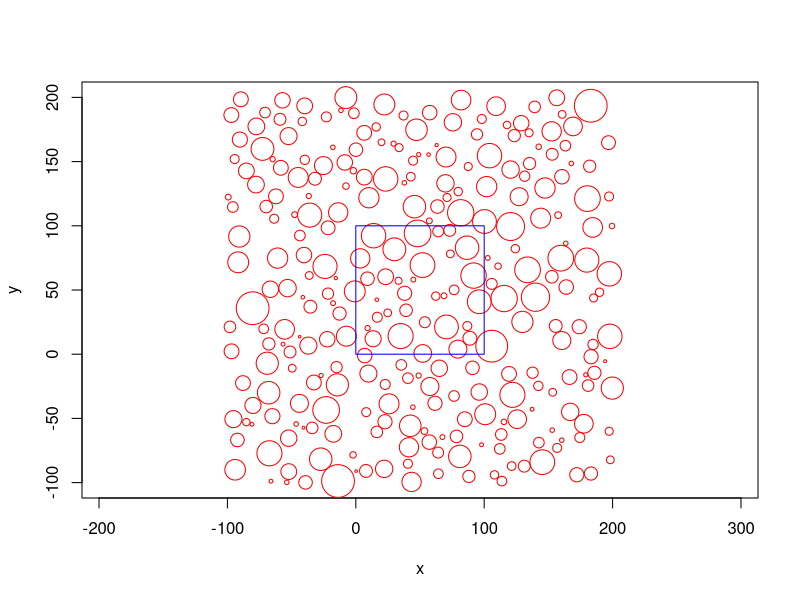
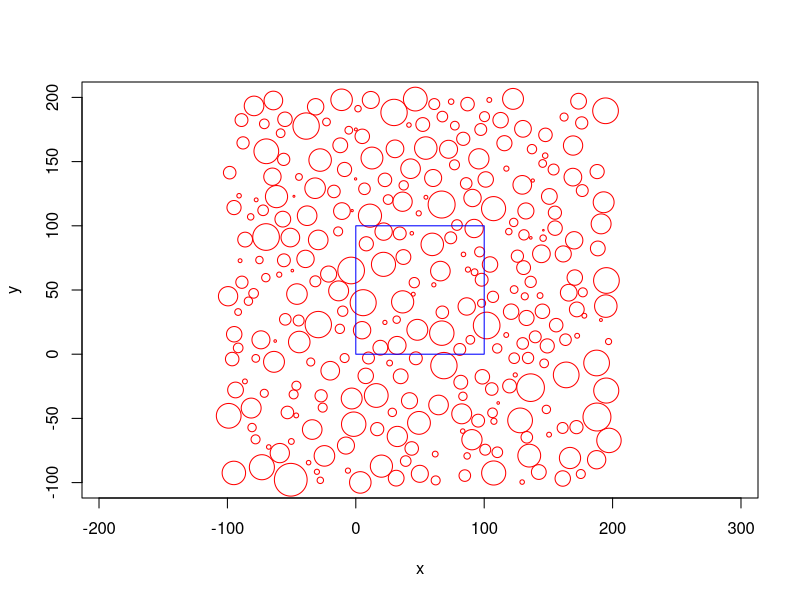
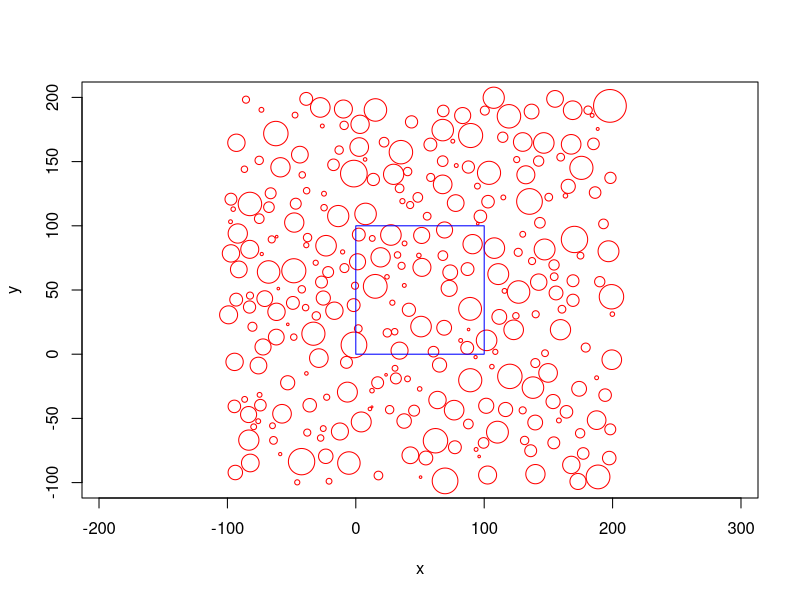
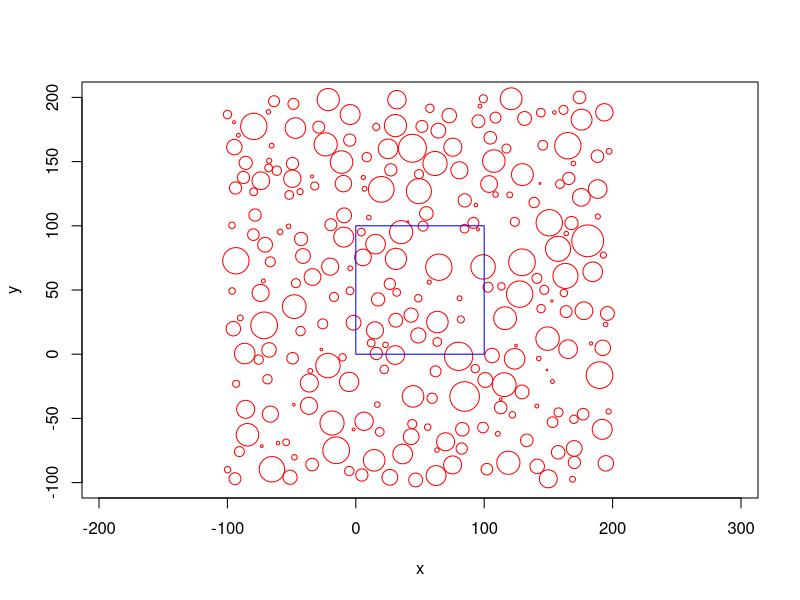
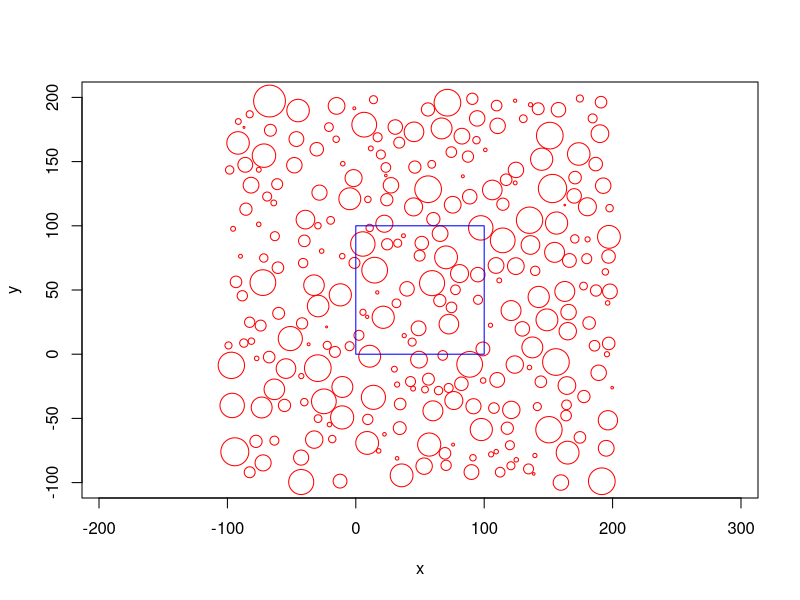

Write the R code that produced these figures, in order. (Note: a time limit stopped this script after it produced the figures.)
#load relevant libraries
library(plotrix)

#set seed for reproducibility
set.seed(4)

#load data
data <- read.csv("observed_sizes.csv", header = T)

#create a directory to store simulation visualizations
dir.create("simulation_visualizations")

#change working directory to subfolder
setwd(paste(getwd(),"/simulation_visualizations",sep=""))

#calculate average of two diameters
data$mean_diameter <- rowMeans(subset(data, select = c(diameter1, diameter2)))

#make df to store output
size <- c("0 to 4", "4 to 8", "8 to 12", "12 to 16", "16+")
output <- as.data.frame(size)

#repeat simulation 500 times
for (a in 1:500) {
	
	#randomly select 9 quadrats (out of 16) with replacement
	numbers <- sample(1:16,9, replace = TRUE)
	
	#combine coral sizes from selected quadrats into a single vector
	sizes <- subset(data, quadrat == numbers[1], select= c(quadrat, mean_diameter))
	for (b in 2:length(numbers)) {
		add <- subset(data, quadrat == numbers[b], select= c(quadrat, mean_diameter))
		sizes <- rbind (sizes, add)
	}
	
	#make data frame to store sizes and coordinates of circles
	df <- as.data.frame(list(sizes$mean_diameter, NA, NA))
	names(df) <- c("size", "x", "y")
	
	#randomize circle order
	df <- df[sample(nrow(df)),]

	#randomly assign coordinates of first circle
	df[1,2] <- runif(1,-100,200) #x-coordinate
	df[1,3] <- runif(1,-100,200) #y-coordinate
	
	##generate coordinates for rest of circles
	
	#loop through remaining circles
	for (n in 2:nrow(df)) {
		
		#get radius of circle
		r1 <- df[n,1]/2 #radius = diameter/2
		
		overlap <- TRUE #starting condition
		
		#generate coordinates until not overlapping
		while (overlap == TRUE) {
			
			#randomly generate coordinates
			x1 <- runif(1,-100,200) 
			y1 <- runif(1,-100,200) 
			
			##test for overlap
			
			#set overlap as false
			overlap <- FALSE
			
			#loop through all circles and test for overlap
			for (i in 1:nrow(df)) {
				
				#if circle has coordinates already (not NA) then test for overlap
				if (is.na(df[i,2]) == FALSE) {
					
					#calculate distance (d) between centers
					x2 <- df[i,2]
					y2 <- df[i,3]
					d <- sqrt((x2-x1)^2 + (y2-y1)^2)
					
					#get radius of other circle
					r2 <- df[i,1]/2
					
					#if d < sum of radii then two circles are overlapping
					if (d < (r1 + r2)) {
						overlap <- TRUE
					}
				}
			}
		}
		
		#save coordinates of circle in data frame
		df[n,2] <- x1
		df[n,3] <- y1
	}
	
	#plot circles in 2D space and save plot
	pdf(file = paste(a,".pdf", sep = ""))
	plot(1, asp = 1, type = "n", xlab = "x", ylab = "y", xlim = c(-100,200), ylim = c(-100,200))
	for (j in 1:nrow(df)) {
		draw.circle(df[j,2], df[j,3], df[j,1]/2, border = "red")
	}
	rect(0,0,100,100,border="blue") #focal quadrat
	dev.off()
	
	##calculate nearest neighbor (NN) distance by size class
	
	#make new column to store size class and NN distance
	df$size_class <- NA
	df$NN_dist <- NA
	
	#assign circles size class
	for (k in 1:nrow(df)) {
		if (df[k,1] <= 4) {
			df[k,4] <- "0 to 4"
		} else if (df[k,1] <= 8) {
			df[k,4] <- "4 to 8"
		} else if (df[k,1] <= 12) {
			df[k,4] <- "8 to 12"
		} else if (df[k,1] <= 16) {
			df[k,4] <- "12 to 16"
		} else {
			df[k,4] <- "16+"
		}
	}
	
	#subset focal circles in center square (3 x 3 grid)
	focal <- df[df$x > 0 & df$x <= 100, ]
	focal <- focal[focal$y > 0 & focal$y <= 100, ]
	
	#calculate NN distance for focal circles based on size class
	for (l in 1:nrow(focal)) {
		
		#store coordinates of point
		x1 <- focal[l,2]
		y1 <- focal[l,3]
		
		#get subset of circles of same size class
		size <- focal[l,4]
		df2 <- df[df$size_class == size,]
		
		#calculate minimum distance to all other points in size class
		old_dist <- 1000000 #initialize with impossibly big distance
		for (m in 1:nrow(df2)) {
			if (focal[l,2] != df2[m,2]) { #ignore same point (NN = 0)
				x2 <- df2[m,2]
				y2 <- df2[m,3]
				new_dist <- sqrt((x2-x1)^2 + (y2-y1)^2)
				
				if (new_dist < old_dist) {
					old_dist <- new_dist
				}
			}
			
			focal[l,5] <- old_dist
		}
	}
	
	#average NN distance by size class and add to output
	summary <- aggregate(focal$NN_dist,list(focal$size_class), mean)
	
	#add missing categories
	if (!("0 to 4" %in% summary$Group.1)) {
		add <- data.frame(Group.1="0 to 4",x=NA)
		summary <- rbind(summary,add)
	}
	if (!("4 to 8" %in% summary$Group.1)) {
		add <- data.frame(Group.1="4 to 8",x=NA)
		summary <- rbind(summary,add)
	}
	if (!("8 to 12" %in% summary$Group.1)) {
		add <- data.frame(Group.1="8 to 12",x=NA)
		summary <- rbind(summary,add)
	}
	if (!("12 to 16" %in% summary$Group.1)) {
		add <- data.frame(Group.1="12 to 16",x=NA)
		summary <- rbind(summary,add)
	}	
	if (!("16+" %in% summary$Group.1)) {
		add <- data.frame(Group.1="16+",x=NA)
		summary <- rbind(summary,add)
	}
	
	output <- cbind(output, trial = summary[,2])	
}

##save output as csv

#change working directory to parent folder
setwd("../")

#save data
write.csv(output, file = "simulation_output.csv")
